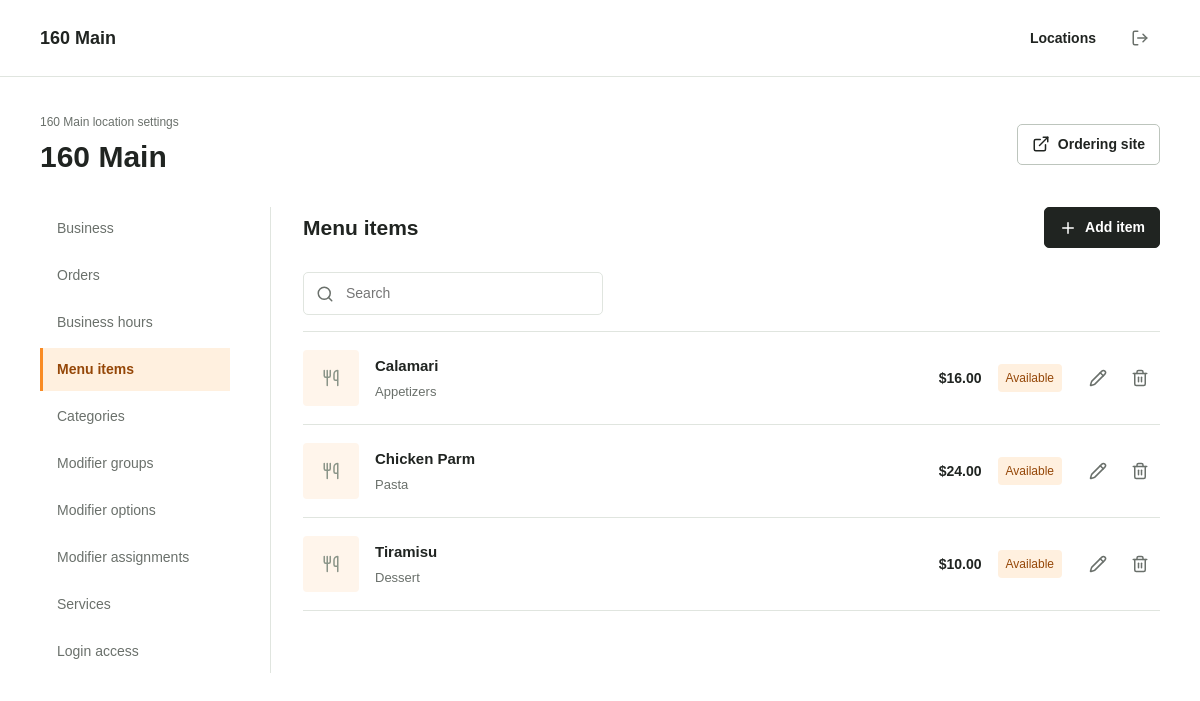
/onboarding/one-sixty-main/?section=menu (signed in), run on an earlier commit of the app's database.
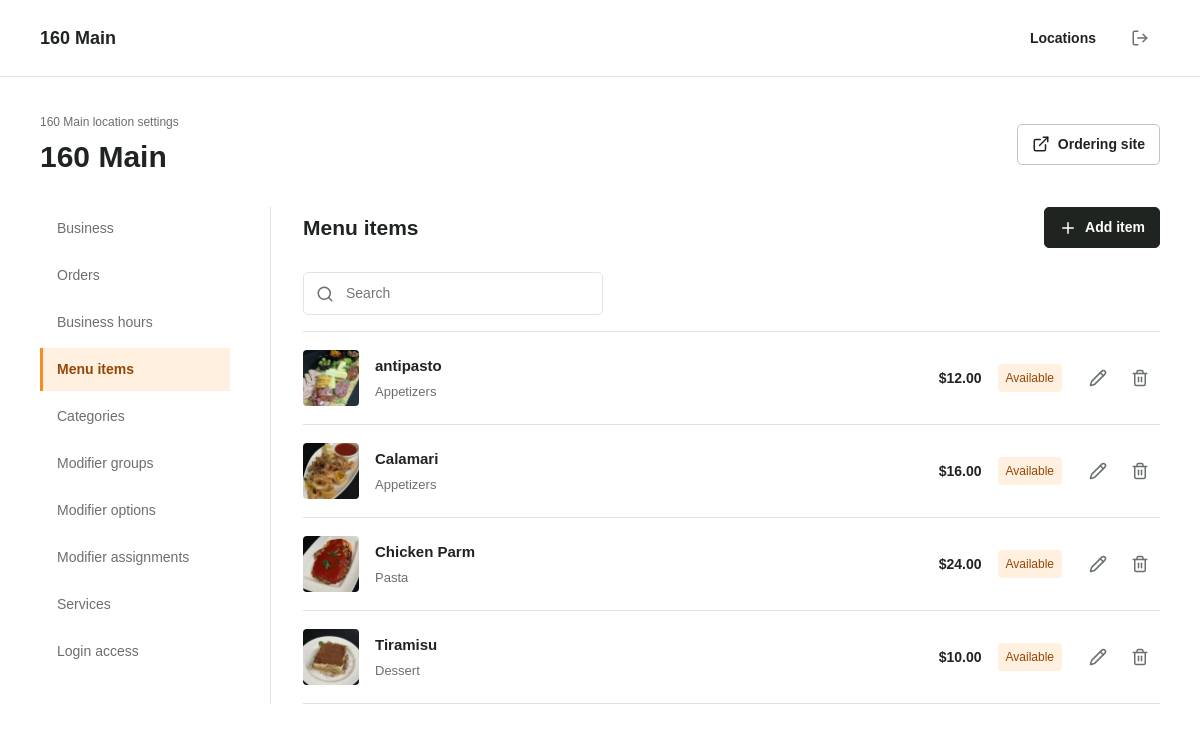
And on a later commit of the database.
### tenants/models.py (models this page shows, shortened)
class Tenant(models.Model):
    account = models.ForeignKey(Account, on_delete=models.CASCADE, related_name="restaurants")
    ordering_paused = models.BooleanField(default=False)
    closure_message = models.CharField(max_length=250, blank=True, default="")
    preparation_minutes = models.PositiveIntegerField(default=20, validators=[MinValueValidator(1), MaxValueValidator(240)])
    scheduled_pickup_enabled = models.BooleanField(default=False)
    scheduling_days = models.PositiveIntegerField(default=7, validators=[MinValueValidator(1), MaxValueValidator(30)])
    pickup_interval_minutes = models.PositiveIntegerField(default=15, validators=[MinValueValidator(5), MaxValueValidator(60)])
    media_key = models.UUIDField(default=uuid4, editable=False, unique=True)
    logo = models.ImageField(upload_to=logo_upload_path, blank=True, max_length=500)
    name = models.CharField(max_length=120)
    slug = models.SlugField(max_length=80, unique=True, blank=True)
    primary_domain = models.CharField(max_length=255, unique=True, blank=True, null=True)
    logo_url = models.URLField(max_length=500, blank=True, default="")
    business_email = models.EmailField(blank=True, default="")
    business_phone = models.CharField(max_length=32, blank=True, default="")
    address_line1 = models.CharField(max_length=160, blank=True, default="")
    address_line2 = models.CharField(max_length=160, blank=True, default="")
    city = models.CharField(max_length=80, blank=True, default="")
    state = models.CharField(max_length=40, blank=True, default="")
    postal_code = models.CharField(max_length=20, blank=True, default="")
    timezone = models.CharField(max_length=64, default="America/Detroit")
    is_active = models.BooleanField(default=True)
    created_at = models.DateTimeField(auto_now_add=True)
    updated_at = models.DateTimeField(auto_now=True)
    class Meta:
        ordering = ["name"]
    @property
    def logo_src(self):
        return self.logo.url if self.logo else self.logo_url

class Account(models.Model):
    name = models.CharField(max_length=120)
    slug = models.SlugField(max_length=80, unique=True, blank=True)
    stripe_account_id = models.CharField(max_length=255, blank=True, default="")
    stripe_charges_enabled = models.BooleanField(default=False)
    stripe_onboarding_complete = models.BooleanField(default=False)
    stripe_application_fee_percent = models.DecimalField(max_digits=5, decimal_places=2, null=True, blank=True, validators=[MinValueValidator(0), MaxValueValidator(100)])
    stripe_application_fee_fixed_cents = models.PositiveIntegerField(null=True, blank=True)
    created_at = models.DateTimeField(auto_now_add=True)
    updated_at = models.DateTimeField(auto_now=True)
    class Meta:
        ordering = ["name"]

### catalog/models.py (models this page shows, shortened)
class MenuItem(models.Model):
    image = models.ImageField(upload_to=menu_upload_path, blank=True, max_length=500)
    tenant = models.ForeignKey("tenants.Tenant", on_delete=models.CASCADE, related_name="menu_items")
    category = models.ForeignKey(MenuCategory, on_delete=models.PROTECT, related_name="items")
    name = models.CharField(max_length=120)
    description = models.TextField(blank=True, default="")
    price = models.DecimalField(max_digits=10, decimal_places=2)
    image_url = models.URLField(max_length=500, blank=True, default="")
    dietary_tags = models.ManyToManyField(DietaryTag, blank=True, related_name="menu_items")
    is_active = models.BooleanField(default=True)
    sort_order = models.PositiveIntegerField(default=0)
    created_at = models.DateTimeField(auto_now_add=True)
    updated_at = models.DateTimeField(auto_now=True)
    class Meta:
        unique_together = ("tenant", "name")
        ordering = ["category__sort_order", "sort_order", "name"]
    def __str__(self):
        return self.name
    @property
    def image_src(self):
        return self.image.url if self.image else self.image_url

class MenuCategory(models.Model):
    tenant = models.ForeignKey("tenants.Tenant", on_delete=models.CASCADE, related_name="menu_categories")
    name = models.CharField(max_length=80)
    slug = models.SlugField(max_length=80)
    sort_order = models.PositiveIntegerField(default=0)
    is_active = models.BooleanField(default=True)
    class Meta:
        unique_together = ("tenant", "slug")
        ordering = ["sort_order", "name"]

### tenants/views.py (the view, shortened to what this page needs)
# urls.py: path("<slug:tenant_slug>/", views.restaurant_manage, name="restaurant_manage"),
@restaurant_access
def restaurant_manage(request, tenant):
    ensure_tenant_onboarding_defaults(tenant)
    section = request.GET.get("section", "overview")
    if section not in dict(SECTIONS) and section != "access":
        return redirect(_manage_url(tenant))
    can_manage_access = can_manage_tenant_access(request.user, tenant)
    if section == "access" and not can_manage_access:
        raise PermissionDenied
    context = _context(tenant, section)
    context["can_manage_access"] = can_manage_access
    action = request.POST.get("action")
    if request.method == "POST" and action not in {"business", "hours", "services", "access", "revoke_access", "ordering"}:
        raise PermissionDenied
    context["tenant_form"] = TenantOnboardingForm(instance=tenant, prefix="tenant")
    context["access_form"] = RestaurantAccessForm(prefix="owner")
    context["ordering_form"] = OrderingSettingsForm(instance=tenant, prefix="ordering")
    for key, model, factory, prefix, ordering in [
        ("hours", BusinessHour, BusinessHourFormSet, "hours", "day_of_week"),
        ("services", TenantIntegration, TenantIntegrationFormSet, "integrations", "kind"),
    ]:
        queryset = model.objects.filter(tenant=tenant).order_by(ordering)
        bound = request.method == "POST" and action == key
        if bound:
            _validate_formset_identity(request.POST, queryset, prefix)
        formset = factory(request.POST if bound else None, queryset=queryset, prefix=prefix)
        context["hours_formset" if key == "hours" else "integration_formset"] = formset
    context.update(
        hours_overrides=tenant.hours_overrides.all(),
        categories=MenuCategory.objects.filter(tenant=tenant).prefetch_related("items", "modifier_groups__group"),
        menu_items=MenuItem.objects.filter(tenant=tenant).select_related("category").prefetch_related("modifier_groups__group"),
        modifier_groups=ModifierGroup.objects.filter(tenant=tenant).prefetch_related("options", "menuitemmodifiergroup_set", "menucategorymodifiergroup_set"),
        options=ModifierOption.objects.filter(group__tenant=tenant).select_related("group"),
        category_links=MenuCategoryModifierGroup.objects.filter(category__tenant=tenant, group__tenant=tenant).select_related("category", "group"),
        item_links=MenuItemModifierGroup.objects.filter(menu_item__tenant=tenant, group__tenant=tenant).select_related("menu_item", "group"),
        memberships=tenant.memberships.select_related("user") if can_manage_access else [],
    )
    return render(request, "onboarding/manage.html", context)

### templates/onboarding/manage.html (shortened to what this page needs)
{% extends "onboarding/workspace.html" %}
{% block workspace %}
{% if section == 'overview' %}
<section class="editor-surface">
  <div class="section-heading"><h2>Business profile</h2><span class="status-pill {% if tenant.is_active %}is-on{% endif %}">{% if tenant.is_active %}Active{% else %}Inactive{% endif %}</span></div>
  <form method="post" enctype="multipart/form-data" class="onboarding-form">
    {% csrf_token %}<input type="hidden" name="action" value="business">
    {% include "onboarding/fields.html" with form=tenant_form %}
    <div class="form-actions"><button class="btn btn-dark" type="submit"><i data-lucide="check"></i> Save business</button></div>
  </form>
</section>
{% else %}
<section>
  <div class="section-heading">
    {% if section == 'menu' %}<h2>Menu items</h2><a class="btn btn-dark" href="{% url 'onboarding:catalog_create' tenant.slug 'item' %}"><i data-lucide="plus"></i> Add item</a>
    {% elif section == 'categories' %}<h2>Categories</h2><a class="btn btn-dark" href="{% url 'onboarding:catalog_create' tenant.slug 'category' %}"><i data-lucide="plus"></i> Add category</a>
    {% elif section == 'modifiers' %}<h2>Modifier groups</h2><a class="btn btn-dark" href="{% url 'onboarding:catalog_create' tenant.slug 'group' %}"><i data-lucide="plus"></i> Add group</a>
    {% elif section == 'options' %}<h2>Modifier options</h2><a class="btn btn-dark" href="{% url 'onboarding:catalog_create' tenant.slug 'option' %}"><i data-lucide="plus"></i> Add option</a>
    {% endif %}
  </div>
  <div class="list-toolbar"><label class="search-control"><i data-lucide="search"></i><input type="search" placeholder="Search" aria-label="Search current list" data-list-search></label></div>
  <div class="record-list" data-search-list>
    {% if section == 'menu' %}
      {% for item in menu_items %}<article class="record-row" data-search-row>
        {% if item.image_src %}<img class="menu-thumbnail" src="{{ item.image_src }}" alt="">{% else %}<span class="menu-thumbnail thumbnail-placeholder"><i data-lucide="utensils"></i></span>{% endif %}
        <div class="record-main"><strong>{{ item.name }}</strong><small>{{ item.category.name }}{% for link in item.modifier_groups.all %} · {{ link.group.name }}{% endfor %}</small></div>
        <span class="record-price">${{ item.price }}</span><span class="status-pill {% if item.is_active %}is-on{% endif %}">{% if item.is_active %}Available{% else %}Hidden{% endif %}</span>
        {% include "onboarding/row_actions.html" with kind="item" record=item %}
      </article>{% empty %}<div class="empty-state"><h3>No menu items yet</h3><a href="{% url 'onboarding:catalog_create' tenant.slug 'item' %}">Add your first item</a></div>{% endfor %}
    {% endif %}
  </div>
</section>
{% endif %}
{% endblock %}

### templates/onboarding/workspace.html (shortened to what this page needs)
{% extends "onboarding/base.html" %}
{% block content %}
<header class="onboarding-header">
  <div><p class="section-kicker">{{ tenant.account.name }} location settings</p><h1>{{ tenant.name }}</h1></div>
  <a class="btn btn-outline-dark" href="/{{ tenant.slug }}/" target="_blank" rel="noopener"><i data-lucide="external-link"></i> Ordering site</a>
</header>
<div class="onboarding-layout">
  <aside class="setup-nav" aria-label="Location settings">
    {% for key, label in sections %}{% if key == 'orders' %}<a href="{% url 'order_operations' tenant.slug %}" {% if section == key %}class="is-current" aria-current="page"{% endif %}>{{ label }}</a>{% else %}<a href="{% url 'onboarding:restaurant_manage' tenant.slug %}?section={{ key }}" {% if section == key %}class="is-current" aria-current="page"{% endif %}>{{ label }}</a>{% endif %}{% endfor %}
    {% if can_manage_access %}<a href="{% url 'onboarding:restaurant_manage' tenant.slug %}?section=access" {% if section == 'access' %}class="is-current" aria-current="page"{% endif %}>Login access</a>{% endif %}
  </aside>
  <div class="setup-content">{% block workspace %}{% endblock %}</div>
</div>
{% endblock %}

### templates/onboarding/base.html (shortened to what this page needs)
{% load static %}
<!DOCTYPE html>
<html lang="en">
<head>
  <link href="https://cdn.jsdelivr.net/npm/bootstrap@5.3.3/dist/css/bootstrap.min.css" rel="stylesheet">
  <link rel="stylesheet" href="{% static 'css/onboarding.css' %}">
</head>
<body class="onboarding-body">
  <nav class="onboarding-nav" aria-label="Account">
    <div class="workspace-width nav-inner">
      <a class="onboarding-brand" href="{% if login_page %}#{% else %}{% url 'onboarding:restaurant_list' %}{% endif %}">
        {% if tenant.logo_src %}<img src="{{ tenant.logo_src }}" alt="{{ tenant.name }}" class="brand-logo">{% elif tenant %}<span>{{ tenant.name }}</span>{% else %}<span>Carryout</span>{% endif %}
      </a>
      {% if user.is_authenticated and not login_page %}
      <div class="nav-actions">
        <a href="{% url 'onboarding:restaurant_list' %}" class="nav-link">Locations</a>
        <form method="post" action="{% url 'onboarding:logout' %}">{% csrf_token %}<button class="icon-button" title="Sign out" aria-label="Sign out"><i data-lucide="log-out"></i></button></form>
      </div>
      {% endif %}
    </div>
  </nav>
  <main class="workspace-width onboarding-shell">
    {% block content %}{% endblock %}
  </main>
</body>
</html>

### templates/onboarding/row_actions.html
<div class="row-actions"><a class="icon-button" href="{% url 'onboarding:catalog_edit' tenant.slug kind record.pk %}" title="Edit {{ record }}" aria-label="Edit {{ record }}"><i data-lucide="pencil"></i></a><a class="icon-button danger-action" href="{% url 'onboarding:catalog_delete' tenant.slug kind record.pk %}" title="Delete {{ record }}" aria-label="Delete {{ record }}"><i data-lucide="trash-2"></i></a></div>

What changed in the data, as far as the page shows it:
added MenuItem: image_src (picture), name "antipasto", category.name "Appetizers", price "12.00", is_active "Available"
changed MenuItem "Calamari": image_src: picture added
changed MenuItem "Chicken Parm": image_src: picture added
changed MenuItem "Tiramisu": image_src: picture added
